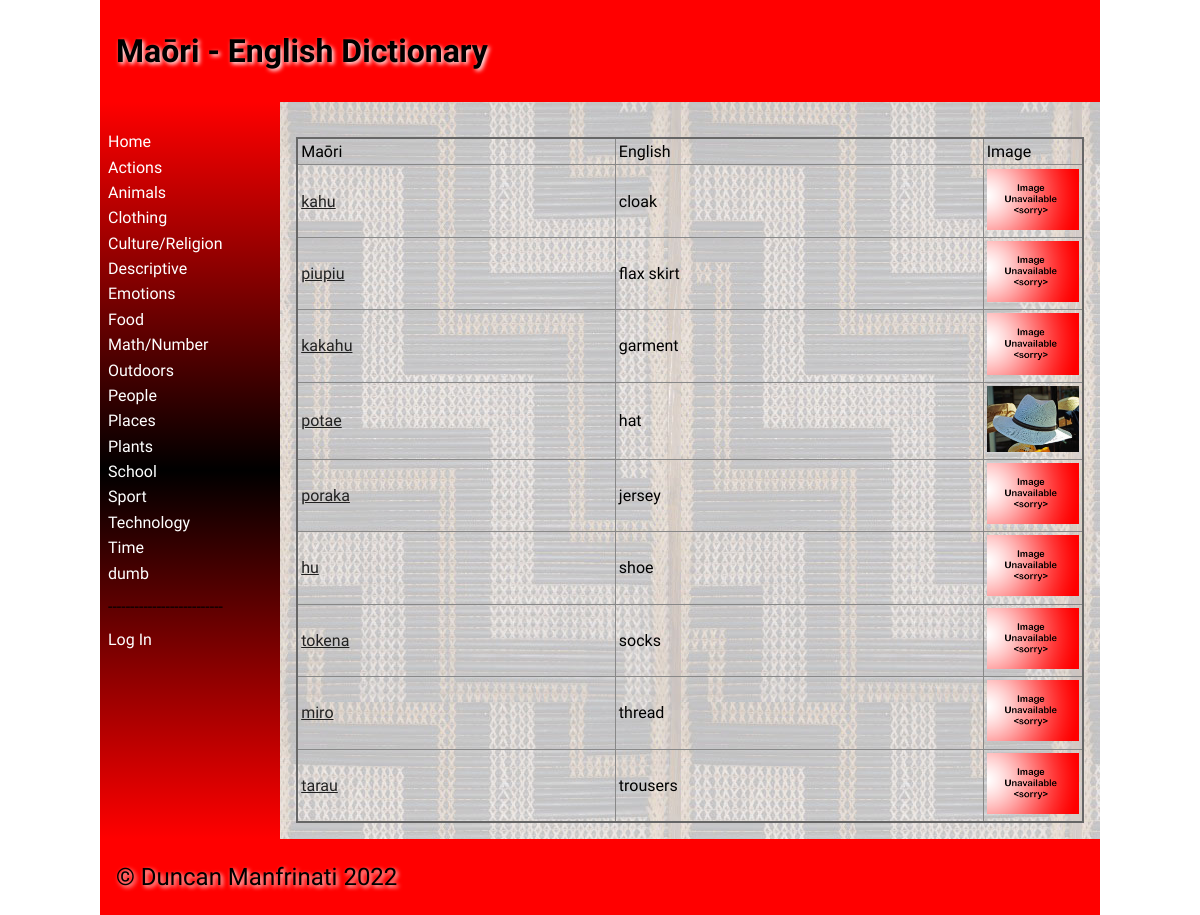
The page /category/3 on the database its author committed.
### tables this page shows
CREATE TABLE categories
(
	id integer
		constraint categories_pk
			primary key autoincrement,
	categories varchar(900)
);

CREATE TABLE "dictionary"
(
	id integer
		constraint dictionary_pk
			primary key autoincrement,
	maori varchar(60),
	english varchar(60),
	category_id integer
		references categories,
	definition varchar(900),
	level integer,
	image varchar(60),
	time datetime,
	user_id interger
);

### app.py (the view, shortened to what this page needs)
@app.route("/category/<category_id>", methods=['POST', 'GET'])
def category(category_id):
    con = create_connection(DATA_BASE)
    query = "SELECT id, maori, english, image FROM dictionary WHERE category_id=?;"
    cur = con.cursor()
    cur.execute(query, (category_id,))
    cat = cur.fetchall()
    con.close()
    return render_template("categories.html", is_teacher=is_teacher(), logged_in=is_logged_in(),
                           category_ids=int(category_id), cat=cat,
                           categories=categories())

### app.py (called while the page is built)
def create_connection(db_file):
    try:
        connection = sqlite3.connect(db_file)
        connection.execute('pragma foreign_keys=ON')
        return connection
    except Error as e:
        print(e)
    return None

def is_logged_in():
    if session.get("email") is None:
        print("Not Logged In")
        return False
    else:
        print("Logged In")
        return True

def is_teacher():
    teacher = False
    if session.get("teacher") is None:
        teacher = False
    elif session.get("teacher"):
        teacher = True
    return teacher

def categories():
    con = create_connection(DATA_BASE)
    query = "SELECT id,categories FROM categories"
    cur = con.cursor()
    cur.execute(query, )
    category_ids = cur.fetchall()
    con.close()
    return category_ids

### templates/categories.html (shortened to what this page needs)
{% extends 'base.html' %}
{% block heading %}Maōri - English Dictionary{% endblock %}
{% block main %}
<br>
<table class="word-table">
    <thead>
    <tr>
        <td>Maōri</td>
        <td>English</td>
        <td>Image</td>
    </tr>
    </thead>
    <tbody>
    {% for words in cat %}
    <tr>
        <td><a href="/word/{{ words[0] }}">{{ words[1] }}</a></td>
        <td>{{ words[2] }}</td>
        <td width="100"><img src="/static/images/{{ words[3] }}"></td>
    </tr>
    </tbody>
    {% endfor %}
</table>
{% endblock %}

### templates/base.html (shortened to what this page needs)
<!doctype html>
<html lang="en">
<head>
    <link href="{{ url_for('static', filename='css/style.css') }}" rel="stylesheet">
</head>
<body>
<div id="container">
    <header>
        <h1>{% block heading %} {% endblock %}</h1>
    </header>
    <nav>
        <ul>
            <li><a href="/">Home</a></li>
            {% for category in categories %}
            <li><a href="/category/{{ category[0] }}">{{ category[1] }}</a></li>
            {% endfor %}
            {% if logged_in %}
            <li><p>--------------------------</p></li>
            <li><a href="/logout">Log Out</a></li>
            {% else %}
            <li><p>--------------------------</p></li>
            <li><a href="/login">Log In</a></li>
            {% endif %}
        </ul>
    </nav>
    <main>
        {% block main %}{% endblock %}
    </main>
    <footer>
        <p>
            &copy; Duncan Manfrinati 2022
        </p>
    </footer>
</div>
</body>
</html>

### static/css/style.css (style rules this page uses)
* { font-family: Comfortaa, sans-serif; margin: 0; padding: 0; box-sizing: border-box; }
#container { display: grid; grid-template-columns: 75px auto; grid-template-areas: 'nav header' 'main main' 'footer footer'; }
header { grid-area: header; background-color: #f00; padding: 1rem; }
nav { grid-area: nav; }
main { grid-area: main; padding: 1rem; background-color: #edd; }
h1, h2, h3, h4 { padding: 1rem 0; font-family: 'Suez One', serif; color: #000000; text-shadow: 2px 2px 4px #fff; }
p { padding: 0.5rem 0; }
a { color: #222; }
img { width: 100%; }
table { width: 100%; border: 2px solid #666; border-collapse: collapse; }
th, td { border: 1px solid #888; padding: 0.2rem; text-align: left; }
footer { grid-area: footer; padding: 1rem; background-color: #f00; }
footer p { color: #000; text-shadow: 2px 2px 4px #fff; font-size: 1.5rem; }
@media only screen and (min-width: 768px) { #container { grid-template-columns: 180px auto; grid-template-areas: 'header header' 'nav main' 'footer footer'; } }
@media only screen and (min-width: 768px) { nav { background: linear-gradient(180deg, rgba(255,0,0,1) 0%, rgba(0, 0, 0, 1) 50%, rgba(255,0,0,1) 100%); padding: 0.5rem; } }
@media only screen and (min-width: 768px) { nav ul { list-style: none; } }
@media only screen and (min-width: 768px) { nav li { padding: 0.2rem 0; } }
@media only screen and (min-width: 768px) { nav a { color: #fff; text-decoration: none; } }
@media only screen and (min-width: 768px) { main { background-image: url("/static/images/poutama.jpg"); } }
@media only screen and (min-width: 1000px) { #container { width: 1000px; margin: auto; } }

### rows shown on the page
categories: categories "Actions"
categories: categories "Animals"
categories: categories "Clothing"
categories: categories "Culture/Religion"
categories: categories "Descriptive"
categories: categories "Emotions"
categories: categories "Food"
categories: categories "Math/Number"
categories: categories "Outdoors"
categories: categories "People"
categories: categories "Places"
categories: categories "Plants"
categories: categories "School"
categories: categories "Sport"
categories: categories "Technology"
categories: categories "Time"
categories: categories "dumb"
dictionary: maori "kahu", english "cloak", image (placeholder picture)
dictionary: maori "piupiu", english "flax skirt", image (placeholder picture)
dictionary: maori "kakahu", english "garment", image (placeholder picture)
dictionary: maori "potae", english "hat", image (picture)
dictionary: maori "poraka", english "jersey", image (placeholder picture)
dictionary: maori "hu", english "shoe", image (placeholder picture)
dictionary: maori "tokena", english "socks", image (placeholder picture)
dictionary: maori "miro", english "thread", image (placeholder picture)
dictionary: maori "tarau", english "trousers", image (placeholder picture)
